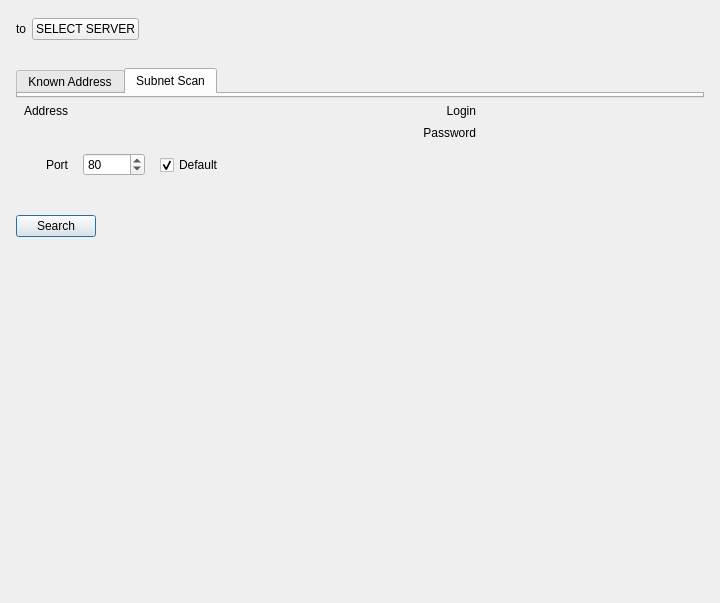
<?xml version="1.0" encoding="UTF-8"?>
<ui version="4.0">
 <class>DeviceAdditionDialog</class>
 <widget class="QDialog" name="DeviceAdditionDialog">
  <property name="geometry">
   <rect>
    <x>0</x>
    <y>0</y>
    <width>720</width>
    <height>603</height>
   </rect>
  </property>
  <property name="sizePolicy">
   <sizepolicy hsizetype="Fixed" vsizetype="Preferred">
    <horstretch>0</horstretch>
    <verstretch>0</verstretch>
   </sizepolicy>
  </property>
  <property name="minimumSize">
   <size>
    <width>640</width>
    <height>0</height>
   </size>
  </property>
  <property name="windowTitle">
   <string>Add Devices</string>
  </property>
  <layout class="QVBoxLayout" name="verticalLayout">
   <property name="leftMargin">
    <number>0</number>
   </property>
   <property name="topMargin">
    <number>0</number>
   </property>
   <property name="rightMargin">
    <number>0</number>
   </property>
   <property name="bottomMargin">
    <number>0</number>
   </property>
   <item>
    <widget class="nx::vms::client::desktop::CommonMessageBar" name="messageBar" native="true">
     <property name="text" stdset="0">
      <string/>
     </property>
    </widget>
   </item>
   <item>
    <widget class="nx::vms::client::desktop::Panel" name="serverChoosePanel" native="true">
     <layout class="QHBoxLayout" name="horizontalLayout">
      <property name="leftMargin">
       <number>16</number>
      </property>
      <property name="topMargin">
       <number>12</number>
      </property>
      <property name="rightMargin">
       <number>16</number>
      </property>
      <property name="bottomMargin">
       <number>12</number>
      </property>
      <item>
       <widget class="QLabel" name="toServerLabel">
        <property name="text">
         <string>to</string>
        </property>
       </widget>
      </item>
      <item>
       <widget class="QnChooseServerButton" name="selectServerMenuButton">
        <property name="focusPolicy">
         <enum>Qt::NoFocus</enum>
        </property>
        <property name="text">
         <string>SELECT SERVER</string>
        </property>
       </widget>
      </item>
      <item>
       <spacer name="horizontalSpacer_4">
        <property name="orientation">
         <enum>Qt::Horizontal</enum>
        </property>
        <property name="sizeHint" stdset="0">
         <size>
          <width>40</width>
          <height>20</height>
         </size>
        </property>
       </spacer>
      </item>
     </layout>
    </widget>
   </item>
   <item>
    <widget class="nx::vms::client::desktop::CommonMessageBar" name="serverOfflineAlertBar" native="true"/>
   </item>
   <item>
    <widget class="nx::vms::client::desktop::Panel" name="searchPanel" native="true">
     <layout class="QVBoxLayout" name="verticalLayout_3">
      <property name="leftMargin">
       <number>16</number>
      </property>
      <property name="topMargin">
       <number>4</number>
      </property>
      <property name="rightMargin">
       <number>16</number>
      </property>
      <property name="bottomMargin">
       <number>14</number>
      </property>
      <item>
       <widget class="QTabWidget" name="tabWidget">
        <property name="sizePolicy">
         <sizepolicy hsizetype="MinimumExpanding" vsizetype="Preferred">
          <horstretch>0</horstretch>
          <verstretch>0</verstretch>
         </sizepolicy>
        </property>
        <property name="focusPolicy">
         <enum>Qt::NoFocus</enum>
        </property>
        <property name="currentIndex">
         <number>1</number>
        </property>
        <widget class="QWidget" name="knownAddressesPageDummy">
         <property name="sizePolicy">
          <sizepolicy hsizetype="Preferred" vsizetype="Preferred">
           <horstretch>0</horstretch>
           <verstretch>0</verstretch>
          </sizepolicy>
         </property>
         <property name="maximumSize">
          <size>
           <width>16777215</width>
           <height>0</height>
          </size>
         </property>
         <attribute name="title">
          <string>Known Address</string>
         </attribute>
         <layout class="QGridLayout" name="gridLayout">
          <property name="leftMargin">
           <number>0</number>
          </property>
          <property name="topMargin">
           <number>0</number>
          </property>
          <property name="rightMargin">
           <number>0</number>
          </property>
          <property name="bottomMargin">
           <number>0</number>
          </property>
          <property name="spacing">
           <number>0</number>
          </property>
         </layout>
        </widget>
        <widget class="nx::vms::client::desktop::Panel" name="subnetScanPageDummy">
         <property name="maximumSize">
          <size>
           <width>16777215</width>
           <height>0</height>
          </size>
         </property>
         <attribute name="title">
          <string>Subnet Scan</string>
         </attribute>
         <layout class="QGridLayout" name="gridLayout_2">
          <property name="leftMargin">
           <number>0</number>
          </property>
          <property name="topMargin">
           <number>0</number>
          </property>
          <property name="rightMargin">
           <number>0</number>
          </property>
          <property name="bottomMargin">
           <number>0</number>
          </property>
          <property name="spacing">
           <number>0</number>
          </property>
         </layout>
        </widget>
       </widget>
      </item>
      <item>
       <widget class="nx::vms::client::desktop::Panel" name="searchParametersPanel" native="true">
        <property name="sizePolicy">
         <sizepolicy hsizetype="Preferred" vsizetype="Maximum">
          <horstretch>0</horstretch>
          <verstretch>0</verstretch>
         </sizepolicy>
        </property>
        <property name="minimumSize">
         <size>
          <width>0</width>
          <height>0</height>
         </size>
        </property>
        <layout class="QHBoxLayout" name="horizontalLayout_13">
         <property name="spacing">
          <number>16</number>
         </property>
         <property name="leftMargin">
          <number>0</number>
         </property>
         <property name="topMargin">
          <number>0</number>
         </property>
         <property name="rightMargin">
          <number>0</number>
         </property>
         <property name="bottomMargin">
          <number>0</number>
         </property>
         <item>
          <widget class="QStackedWidget" name="stackedWidget">
           <property name="sizePolicy">
            <sizepolicy hsizetype="Preferred" vsizetype="Preferred">
             <horstretch>1</horstretch>
             <verstretch>0</verstretch>
            </sizepolicy>
           </property>
           <property name="currentIndex">
            <number>0</number>
           </property>
           <widget class="QWidget" name="knownAddressPage">
            <layout class="QGridLayout" name="gridLayout_4">
             <property name="leftMargin">
              <number>8</number>
             </property>
             <property name="topMargin">
              <number>0</number>
             </property>
             <property name="rightMargin">
              <number>0</number>
             </property>
             <property name="bottomMargin">
              <number>0</number>
             </property>
             <item row="0" column="1">
              <widget class="QWidget" name="widget" native="true">
               <layout class="QHBoxLayout" name="addressLabelLayout">
                <property name="spacing">
                 <number>4</number>
                </property>
                <property name="leftMargin">
                 <number>0</number>
                </property>
                <property name="topMargin">
                 <number>0</number>
                </property>
                <property name="rightMargin">
                 <number>0</number>
                </property>
                <property name="bottomMargin">
                 <number>0</number>
                </property>
                <item>
                 <widget class="nx::vms::client::desktop::LabelWithHint" name="addressLabel">
                  <property name="text">
                   <string>Address</string>
                  </property>
                  <property name="alignment">
                   <set>Qt::AlignRight|Qt::AlignTrailing|Qt::AlignVCenter</set>
                  </property>
                 </widget>
                </item>
               </layout>
              </widget>
             </item>
             <item row="0" column="2">
              <widget class="nx::vms::client::desktop::InputField" name="addressEdit" native="true">
               <property name="focusPolicy">
                <enum>Qt::StrongFocus</enum>
               </property>
              </widget>
             </item>
             <item row="2" column="2">
              <widget class="QWidget" name="widget_2" native="true">
               <layout class="QHBoxLayout" name="horizontalLayout_2" stretch="0,0,1">
                <property name="leftMargin">
                 <number>0</number>
                </property>
                <property name="topMargin">
                 <number>0</number>
                </property>
                <property name="rightMargin">
                 <number>0</number>
                </property>
                <property name="bottomMargin">
                 <number>0</number>
                </property>
                <item>
                 <widget class="QStackedWidget" name="knownAddressPortSpinWidget">
                  <property name="sizePolicy">
                   <sizepolicy hsizetype="Fixed" vsizetype="Preferred">
                    <horstretch>0</horstretch>
                    <verstretch>0</verstretch>
                   </sizepolicy>
                  </property>
                  <property name="minimumSize">
                   <size>
                    <width>80</width>
                    <height>0</height>
                   </size>
                  </property>
                  <property name="maximumSize">
                   <size>
                    <width>80</width>
                    <height>16777215</height>
                   </size>
                  </property>
                  <property name="currentIndex">
                   <number>0</number>
                  </property>
                  <widget class="QWidget" name="knownAddressSpinBoxPage">
                   <layout class="QHBoxLayout" name="horizontalLayout_10">
                    <item>
                     <widget class="QSpinBox" name="knownAddressPortSpinBox">
                      <property name="maximum">
                       <number>65535</number>
                      </property>
                      <property name="value">
                       <number>80</number>
                      </property>
                     </widget>
                    </item>
                   </layout>
                  </widget>
                  <widget class="QWidget" name="knownAddressAutoWidgetPage">
                   <layout class="QHBoxLayout" name="horizontalLayout_9">
                    <item>
                     <widget class="QLineEdit" name="knownAddressPortPlaceholder">
                      <property name="focusPolicy">
                       <enum>Qt::NoFocus</enum>
                      </property>
                      <property name="text">
                       <string notr="true">––––</string>
                      </property>
                      <property name="readOnly">
                       <bool>true</bool>
                      </property>
                     </widget>
                    </item>
                   </layout>
                  </widget>
                 </widget>
                </item>
                <item>
                 <widget class="QCheckBox" name="knownAddressAutoPortCheckBox">
                  <property name="text">
                   <string>Default</string>
                  </property>
                  <property name="checked">
                   <bool>true</bool>
                  </property>
                 </widget>
                </item>
                <item>
                 <spacer name="horizontalSpacer_2">
                  <property name="orientation">
                   <enum>Qt::Horizontal</enum>
                  </property>
                  <property name="sizeHint" stdset="0">
                   <size>
                    <width>0</width>
                    <height>0</height>
                   </size>
                  </property>
                 </spacer>
                </item>
               </layout>
              </widget>
             </item>
             <item row="1" column="2">
              <widget class="QnWordWrappedLabel" name="addressHint" native="true">
               <property name="text" stdset="0">
                <string>Hint</string>
               </property>
              </widget>
             </item>
             <item row="2" column="1">
              <widget class="QLabel" name="label_3">
               <property name="text">
                <string>Port</string>
               </property>
               <property name="alignment">
                <set>Qt::AlignRight|Qt::AlignTrailing|Qt::AlignVCenter</set>
               </property>
              </widget>
             </item>
            </layout>
           </widget>
           <widget class="QWidget" name="subnetScanPage">
            <layout class="QGridLayout" name="gridLayout_5">
             <property name="leftMargin">
              <number>0</number>
             </property>
             <property name="topMargin">
              <number>0</number>
             </property>
             <property name="rightMargin">
              <number>0</number>
             </property>
             <property name="bottomMargin">
              <number>0</number>
             </property>
             <item row="0" column="1">
              <widget class="QnIpLineEdit" name="startAddressEdit" native="true">
               <property name="focusPolicy">
                <enum>Qt::StrongFocus</enum>
               </property>
              </widget>
             </item>
             <item row="1" column="0">
              <widget class="QLabel" name="label_7">
               <property name="text">
                <string>End IP</string>
               </property>
               <property name="alignment">
                <set>Qt::AlignRight|Qt::AlignTrailing|Qt::AlignVCenter</set>
               </property>
              </widget>
             </item>
             <item row="1" column="1">
              <widget class="QnIpLineEdit" name="endAddressEdit" native="true">
               <property name="focusPolicy">
                <enum>Qt::StrongFocus</enum>
               </property>
              </widget>
             </item>
             <item row="2" column="1">
              <widget class="QWidget" name="widget_3" native="true">
               <layout class="QHBoxLayout" name="horizontalLayout_3" stretch="0,0,1">
                <property name="bottomMargin">
                 <number>6</number>
                </property>
                <item>
                 <widget class="QStackedWidget" name="subnetScanPortSpinWidget">
                  <property name="minimumSize">
                   <size>
                    <width>80</width>
                    <height>0</height>
                   </size>
                  </property>
                  <property name="maximumSize">
                   <size>
                    <width>80</width>
                    <height>16777215</height>
                   </size>
                  </property>
                  <property name="focusPolicy">
                   <enum>Qt::NoFocus</enum>
                  </property>
                  <property name="currentIndex">
                   <number>0</number>
                  </property>
                  <widget class="QWidget" name="subnetScanSpinBoxPage">
                   <layout class="QHBoxLayout" name="horizontalLayout_11">
                    <item>
                     <widget class="QSpinBox" name="subnetScanPortSpinBox">
                      <property name="focusPolicy">
                       <enum>Qt::StrongFocus</enum>
                      </property>
                      <property name="maximum">
                       <number>65535</number>
                      </property>
                      <property name="value">
                       <number>80</number>
                      </property>
                     </widget>
                    </item>
                   </layout>
                  </widget>
                  <widget class="QWidget" name="subnetScanAutoWidgetPage">
                   <layout class="QHBoxLayout" name="horizontalLayout_12">
                    <item>
                     <widget class="QLineEdit" name="subnetScanPortPlaceholder">
                      <property name="focusPolicy">
                       <enum>Qt::NoFocus</enum>
                      </property>
                      <property name="text">
                       <string notr="true">––––</string>
                      </property>
                      <property name="readOnly">
                       <bool>true</bool>
                      </property>
                     </widget>
                    </item>
                   </layout>
                  </widget>
                 </widget>
                </item>
                <item>
                 <widget class="QCheckBox" name="subnetScanAutoPortCheckBox">
                  <property name="text">
                   <string>Default</string>
                  </property>
                  <property name="checked">
                   <bool>true</bool>
                  </property>
                 </widget>
                </item>
                <item>
                 <spacer name="horizontalSpacer_3">
                  <property name="orientation">
                   <enum>Qt::Horizontal</enum>
                  </property>
                  <property name="sizeHint" stdset="0">
                   <size>
                    <width>87</width>
                    <height>20</height>
                   </size>
                  </property>
                 </spacer>
                </item>
               </layout>
              </widget>
             </item>
             <item row="2" column="0">
              <widget class="QLabel" name="label_10">
               <property name="text">
                <string>Port</string>
               </property>
               <property name="alignment">
                <set>Qt::AlignRight|Qt::AlignTrailing|Qt::AlignVCenter</set>
               </property>
              </widget>
             </item>
             <item row="0" column="0">
              <widget class="QLabel" name="startAddressLabel">
               <property name="text">
                <string>Start IP</string>
               </property>
               <property name="alignment">
                <set>Qt::AlignRight|Qt::AlignTrailing|Qt::AlignVCenter</set>
               </property>
              </widget>
             </item>
            </layout>
           </widget>
          </widget>
         </item>
         <item>
          <layout class="QVBoxLayout" name="verticalLayout_6">
           <property name="spacing">
            <number>0</number>
           </property>
           <item>
            <layout class="QGridLayout" name="gridLayout_3">
             <property name="spacing">
              <number>8</number>
             </property>
             <item row="0" column="0">
              <widget class="QLabel" name="loginLabel">
               <property name="text">
                <string>Login</string>
               </property>
               <property name="alignment">
                <set>Qt::AlignRight|Qt::AlignTrailing|Qt::AlignVCenter</set>
               </property>
              </widget>
             </item>
             <item row="1" column="0">
              <widget class="QLabel" name="passwordLabel">
               <property name="text">
                <string>Password</string>
               </property>
               <property name="alignment">
                <set>Qt::AlignRight|Qt::AlignTrailing|Qt::AlignVCenter</set>
               </property>
              </widget>
             </item>
             <item row="0" column="1">
              <widget class="nx::vms::client::desktop::InputField" name="loginEdit" native="true">
               <property name="sizePolicy">
                <sizepolicy hsizetype="Fixed" vsizetype="Fixed">
                 <horstretch>0</horstretch>
                 <verstretch>0</verstretch>
                </sizepolicy>
               </property>
               <property name="minimumSize">
                <size>
                 <width>220</width>
                 <height>12</height>
                </size>
               </property>
               <property name="maximumSize">
                <size>
                 <width>220</width>
                 <height>16777215</height>
                </size>
               </property>
              </widget>
             </item>
             <item row="1" column="1">
              <widget class="nx::vms::client::desktop::PasswordInputField" name="passwordEdit" native="true">
               <property name="sizePolicy">
                <sizepolicy hsizetype="Fixed" vsizetype="Fixed">
                 <horstretch>0</horstretch>
                 <verstretch>0</verstretch>
                </sizepolicy>
               </property>
               <property name="minimumSize">
                <size>
                 <width>220</width>
                 <height>12</height>
                </size>
               </property>
               <property name="maximumSize">
                <size>
                 <width>220</width>
                 <height>16777215</height>
                </size>
               </property>
              </widget>
             </item>
            </layout>
           </item>
           <item>
            <spacer name="verticalSpacer">
             <property name="orientation">
              <enum>Qt::Vertical</enum>
             </property>
             <property name="sizeHint" stdset="0">
              <size>
               <width>20</width>
               <height>0</height>
              </size>
             </property>
            </spacer>
           </item>
          </layout>
         </item>
        </layout>
       </widget>
      </item>
      <item>
       <widget class="QStackedWidget" name="searchControls">
        <property name="sizePolicy">
         <sizepolicy hsizetype="Preferred" vsizetype="Fixed">
          <horstretch>0</horstretch>
          <verstretch>0</verstretch>
         </sizepolicy>
        </property>
        <property name="currentIndex">
         <number>0</number>
        </property>
        <widget class="QWidget" name="startSearchPage">
         <layout class="QHBoxLayout" name="horizontalLayout_5">
          <property name="leftMargin">
           <number>0</number>
          </property>
          <property name="topMargin">
           <number>0</number>
          </property>
          <property name="rightMargin">
           <number>0</number>
          </property>
          <property name="bottomMargin">
           <number>0</number>
          </property>
          <item>
           <widget class="QPushButton" name="searchButton">
            <property name="focusPolicy">
             <enum>Qt::StrongFocus</enum>
            </property>
            <property name="text">
             <string>Search</string>
            </property>
           </widget>
          </item>
          <item>
           <spacer name="searchSpacer">
            <property name="orientation">
             <enum>Qt::Horizontal</enum>
            </property>
            <property name="sizeHint" stdset="0">
             <size>
              <width>504</width>
              <height>20</height>
             </size>
            </property>
           </spacer>
          </item>
         </layout>
        </widget>
        <widget class="QWidget" name="searchProgressPage">
         <layout class="QHBoxLayout" name="horizontalLayout_6">
          <item>
           <widget class="QProgressBar" name="searchProgressBar">
            <property name="value">
             <number>24</number>
            </property>
           </widget>
          </item>
          <item>
           <widget class="QPushButton" name="stopSearchButton">
            <property name="focusPolicy">
             <enum>Qt::StrongFocus</enum>
            </property>
            <property name="text">
             <string>Stop</string>
            </property>
           </widget>
          </item>
         </layout>
        </widget>
       </widget>
      </item>
     </layout>
    </widget>
   </item>
   <item>
    <widget class="QStackedWidget" name="searchResultsStackedWidget">
     <property name="sizePolicy">
      <sizepolicy hsizetype="MinimumExpanding" vsizetype="MinimumExpanding">
       <horstretch>0</horstretch>
       <verstretch>0</verstretch>
      </sizepolicy>
     </property>
     <property name="currentIndex">
      <number>1</number>
     </property>
     <widget class="QWidget" name="resultsPage">
      <layout class="QVBoxLayout" name="verticalLayout_2">
       <property name="spacing">
        <number>0</number>
       </property>
       <property name="leftMargin">
        <number>0</number>
       </property>
       <property name="topMargin">
        <number>0</number>
       </property>
       <property name="rightMargin">
        <number>0</number>
       </property>
       <property name="bottomMargin">
        <number>0</number>
       </property>
       <item>
        <widget class="QWidget" name="tableHolder" native="true">
         <layout class="QVBoxLayout" name="verticalLayout_4">
          <property name="spacing">
           <number>0</number>
          </property>
          <property name="leftMargin">
           <number>8</number>
          </property>
          <property name="topMargin">
           <number>8</number>
          </property>
          <property name="rightMargin">
           <number>16</number>
          </property>
          <property name="bottomMargin">
           <number>0</number>
          </property>
          <item>
           <widget class="nx::vms::client::desktop::SimpleSelectionTableView" name="foundDevicesTable">
            <property name="sizePolicy">
             <sizepolicy hsizetype="Preferred" vsizetype="Expanding">
              <horstretch>0</horstretch>
              <verstretch>0</verstretch>
             </sizepolicy>
            </property>
            <property name="horizontalScrollBarPolicy">
             <enum>Qt::ScrollBarAsNeeded</enum>
            </property>
            <property name="selectionBehavior">
             <enum>QAbstractItemView::SelectRows</enum>
            </property>
            <property name="showGrid">
             <bool>false</bool>
            </property>
            <property name="sortingEnabled">
             <bool>true</bool>
            </property>
            <property name="wordWrap">
             <bool>false</bool>
            </property>
            <property name="cornerButtonEnabled">
             <bool>false</bool>
            </property>
            <attribute name="horizontalHeaderMinimumSectionSize">
             <number>110</number>
            </attribute>
            <attribute name="verticalHeaderVisible">
             <bool>false</bool>
            </attribute>
            <attribute name="verticalHeaderMinimumSectionSize">
             <number>24</number>
            </attribute>
            <attribute name="verticalHeaderHighlightSections">
             <bool>false</bool>
            </attribute>
           </widget>
          </item>
         </layout>
        </widget>
       </item>
       <item>
        <widget class="Line" name="line">
         <property name="orientation">
          <enum>Qt::Horizontal</enum>
         </property>
        </widget>
       </item>
       <item>
        <widget class="QWidget" name="addDevicesPanel" native="true">
         <layout class="QHBoxLayout" name="horizontalLayout_4">
          <property name="leftMargin">
           <number>16</number>
          </property>
          <property name="topMargin">
           <number>16</number>
          </property>
          <property name="rightMargin">
           <number>16</number>
          </property>
          <property name="bottomMargin">
           <number>16</number>
          </property>
          <item>
           <widget class="QStackedWidget" name="addDevicesStackedWidget">
            <property name="sizePolicy">
             <sizepolicy hsizetype="Preferred" vsizetype="Fixed">
              <horstretch>0</horstretch>
              <verstretch>0</verstretch>
             </sizepolicy>
            </property>
            <property name="currentIndex">
             <number>0</number>
            </property>
            <widget class="QWidget" name="addDevicesButtonPage">
             <layout class="QHBoxLayout" name="horizontalLayout_8">
              <property name="leftMargin">
               <number>0</number>
              </property>
              <property name="topMargin">
               <number>0</number>
              </property>
              <property name="rightMargin">
               <number>0</number>
              </property>
              <property name="bottomMargin">
               <number>0</number>
              </property>
              <item>
               <widget class="QPushButton" name="addDevicesButton">
                <property name="focusPolicy">
                 <enum>Qt::StrongFocus</enum>
                </property>
                <property name="text">
                 <string>Add all Devices</string>
                </property>
               </widget>
              </item>
              <item>
               <spacer name="horizontalSpacer">
                <property name="orientation">
                 <enum>Qt::Horizontal</enum>
                </property>
                <property name="sizeHint" stdset="0">
                 <size>
                  <width>40</width>
                  <height>20</height>
                 </size>
                </property>
               </spacer>
              </item>
             </layout>
            </widget>
            <widget class="QWidget" name="addDevicesPlaceholderPage">
             <layout class="QHBoxLayout" name="horizontalLayout_14">
              <property name="leftMargin">
               <number>0</number>
              </property>
              <property name="topMargin">
               <number>0</number>
              </property>
              <property name="rightMargin">
               <number>0</number>
              </property>
              <property name="bottomMargin">
               <number>0</number>
              </property>
              <item>
               <widget class="QLabel" name="addDevicesPlaceholder">
                <property name="text">
                 <string/>
                </property>
               </widget>
              </item>
              <item>
               <spacer name="horizontalSpacer_5">
                <property name="orientation">
                 <enum>Qt::Horizontal</enum>
                </property>
                <property name="sizeHint" stdset="0">
                 <size>
                  <width>0</width>
                  <height>0</height>
                 </size>
                </property>
               </spacer>
              </item>
             </layout>
            </widget>
           </widget>
          </item>
         </layout>
        </widget>
       </item>
      </layout>
     </widget>
     <widget class="QWidget" name="placeholderPage">
      <layout class="QHBoxLayout" name="horizontalLayout_7">
       <property name="leftMargin">
        <number>16</number>
       </property>
       <property name="topMargin">
        <number>16</number>
       </property>
       <property name="rightMargin">
        <number>16</number>
       </property>
       <property name="bottomMargin">
        <number>16</number>
       </property>
       <item>
        <widget class="QLabel" name="placeholderLabel">
         <property name="text">
          <string/>
         </property>
         <property name="alignment">
          <set>Qt::AlignCenter</set>
         </property>
        </widget>
       </item>
      </layout>
     </widget>
    </widget>
   </item>
   <item>
    <widget class="nx::vms::client::desktop::CommonMessageBar" name="httpsOnlyBar" native="true"/>
   </item>
  </layout>
 </widget>
 <customwidgets>
  <customwidget>
   <class>nx::vms::client::desktop::CommonMessageBar</class>
   <extends>QWidget</extends>
   <header location="global">nx/vms/client/desktop/common/widgets/message_bar.h</header>
   <container>1</container>
  </customwidget>
  <customwidget>
   <class>QnWordWrappedLabel</class>
   <extends>QWidget</extends>
   <header location="global">ui/widgets/word_wrapped_label.h</header>
   <container>1</container>
  </customwidget>
  <customwidget>
   <class>nx::vms::client::desktop::InputField</class>
   <extends>QWidget</extends>
   <header location="global">nx/vms/client/desktop/common/widgets/input_field.h</header>
   <container>1</container>
  </customwidget>
  <customwidget>
   <class>nx::vms::client::desktop::PasswordInputField</class>
   <extends>QWidget</extends>
   <header location="global">nx/vms/client/desktop/common/widgets/password_input_field.h</header>
   <container>1</container>
  </customwidget>
  <customwidget>
   <class>nx::vms::client::desktop::LabelWithHint</class>
   <extends>QLabel</extends>
   <header location="global">nx/vms/client/desktop/common/widgets/widget_with_hint.h</header>
  </customwidget>
  <customwidget>
   <class>nx::vms::client::desktop::Panel</class>
   <extends>QWidget</extends>
   <header location="global">nx/vms/client/desktop/common/widgets/panel.h</header>
   <container>1</container>
  </customwidget>
  <customwidget>
   <class>nx::vms::client::desktop::SimpleSelectionTableView</class>
   <extends>QTableView</extends>
   <header location="global">nx/vms/client/desktop/common/widgets/simple_selection_table_view.h</header>
  </customwidget>
  <customwidget>
   <class>QnChooseServerButton</class>
   <extends>QPushButton</extends>
   <header location="global">nx/vms/client/desktop/manual_device_addition/dialog/private/choose_server_button.h</header>
   <container>1</container>
  </customwidget>
  <customwidget>
   <class>QnIpLineEdit</class>
   <extends>QWidget</extends>
   <header location="global">ui/widgets/common/ip_line_edit.h</header>
   <container>1</container>
  </customwidget>
 </customwidgets>
 <tabstops>
  <tabstop>addressEdit</tabstop>
  <tabstop>knownAddressAutoPortCheckBox</tabstop>
  <tabstop>knownAddressPortSpinBox</tabstop>
  <tabstop>startAddressEdit</tabstop>
  <tabstop>endAddressEdit</tabstop>
  <tabstop>subnetScanAutoPortCheckBox</tabstop>
  <tabstop>subnetScanPortSpinBox</tabstop>
  <tabstop>subnetScanPortSpinWidget</tabstop>
  <tabstop>loginEdit</tabstop>
  <tabstop>passwordEdit</tabstop>
  <tabstop>searchButton</tabstop>
  <tabstop>stopSearchButton</tabstop>
  <tabstop>foundDevicesTable</tabstop>
  <tabstop>addDevicesButton</tabstop>
 </tabstops>
 <resources/>
 <connections/>
 <slots>
  <slot>buttonClicked(QAbstractButton*)</slot>
  <slot>addClicked()</slot>
  <slot>removeClicked()</slot>
 </slots>
</ui>
